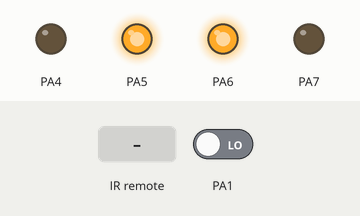
Bench run of a program on a simulated ATmega32, built with avr-gcc and emulated at 8 MHz. Shown: output pins drawn as LEDs (lit = HIGH). Wiring (inferred from the names in the program): IR receiver: data PA0. Inputs (shaded band) come from the test bench; at power-on: PA1 LOW.

Above: at 1.2 s.
1.3 s: infrared code 0x7A1200 received
2.9 s: infrared code 0x7A1200 received
Timing chart, 0 to 5.9 s (numbered marks = the images above; inputs shaded):
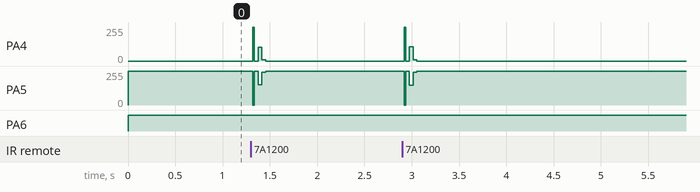

The program:

main.c
```c
#define F_CPU 8000000
#include <util/delay.h>
#include <avr/io.h>
#include <avr/interrupt.h>

int main(void)
{
	/*IR Remote*/
	DDRA&=~((1<<0)|(1<<1));//ir as input
	DDRA|=(0b1111<<4);//motor


	while (1)
	{
		if (PINA&(1<<0))
		{
			PORTA=(PORTA&0x0F)|(0b0110<<4);//right
		}

		else if((PINA&(1<<1)))
		{
			PORTA=(PORTA&0x0F)|(0b1001<<4);//left
		}

		else
		{
			PORTA=(PORTA&0x0F)|(0b0101<<4);//go
		}
	}
}
```
